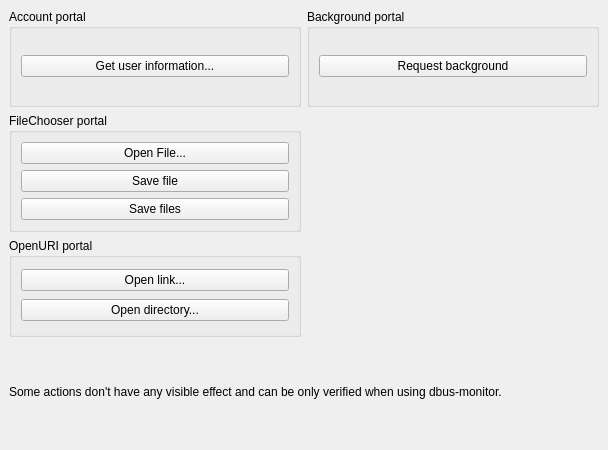
<?xml version="1.0" encoding="UTF-8"?>
<ui version="4.0">
 <class>PortalTestQt</class>
 <widget class="QMainWindow" name="PortalTestQt">
  <property name="geometry">
   <rect>
    <x>0</x>
    <y>0</y>
    <width>608</width>
    <height>450</height>
   </rect>
  </property>
  <property name="windowTitle">
   <string>Portal Test Qt</string>
  </property>
  <widget class="QWidget" name="centralwidget">
   <layout class="QGridLayout" name="gridLayout">
    <item row="1" column="0">
     <widget class="QGroupBox" name="groupBox">
      <property name="title">
       <string>FileChooser portal</string>
      </property>
      <layout class="QVBoxLayout" name="verticalLayout">
       <item>
        <widget class="QPushButton" name="openFileButton">
         <property name="focusPolicy">
          <enum>Qt::NoFocus</enum>
         </property>
         <property name="text">
          <string>Open File...</string>
         </property>
         <property name="autoDefault">
          <bool>false</bool>
         </property>
         <property name="default">
          <bool>false</bool>
         </property>
        </widget>
       </item>
       <item>
        <widget class="QPushButton" name="saveFileButton">
         <property name="focusPolicy">
          <enum>Qt::NoFocus</enum>
         </property>
         <property name="text">
          <string>Save file</string>
         </property>
        </widget>
       </item>
       <item>
        <widget class="QPushButton" name="saveFilesButton">
         <property name="focusPolicy">
          <enum>Qt::NoFocus</enum>
         </property>
         <property name="text">
          <string>Save files</string>
         </property>
        </widget>
       </item>
      </layout>
     </widget>
    </item>
    <item row="0" column="0">
     <widget class="QGroupBox" name="groupBox_3">
      <property name="title">
       <string>Account portal</string>
      </property>
      <layout class="QVBoxLayout" name="verticalLayout_3">
       <item>
        <widget class="QPushButton" name="getUserInformationButton">
         <property name="focusPolicy">
          <enum>Qt::NoFocus</enum>
         </property>
         <property name="text">
          <string>Get user information...</string>
         </property>
        </widget>
       </item>
      </layout>
     </widget>
    </item>
    <item row="2" column="0">
     <widget class="QGroupBox" name="groupBox_2">
      <property name="title">
       <string>OpenURI portal</string>
      </property>
      <layout class="QVBoxLayout" name="verticalLayout_2">
       <item>
        <widget class="QPushButton" name="openLinkButton">
         <property name="focusPolicy">
          <enum>Qt::NoFocus</enum>
         </property>
         <property name="text">
          <string>Open link...</string>
         </property>
        </widget>
       </item>
       <item>
        <widget class="QPushButton" name="openDirectoryButton">
         <property name="focusPolicy">
          <enum>Qt::NoFocus</enum>
         </property>
         <property name="text">
          <string>Open directory...</string>
         </property>
        </widget>
       </item>
      </layout>
     </widget>
    </item>
    <item row="0" column="1">
     <widget class="QGroupBox" name="groupBox_4">
      <property name="title">
       <string>Background portal</string>
      </property>
      <layout class="QVBoxLayout" name="verticalLayout_4">
       <item>
        <widget class="QPushButton" name="requestBackgroundButton">
         <property name="focusPolicy">
          <enum>Qt::NoFocus</enum>
         </property>
         <property name="text">
          <string>Request background</string>
         </property>
        </widget>
       </item>
      </layout>
     </widget>
    </item>
    <item row="3" column="0" colspan="2">
     <widget class="QLabel" name="label">
      <property name="text">
       <string>Some actions don't have any visible effect and can be only verified when using dbus-monitor.</string>
      </property>
      <property name="wordWrap">
       <bool>true</bool>
      </property>
     </widget>
    </item>
   </layout>
  </widget>
 </widget>
 <resources/>
 <connections/>
</ui>
